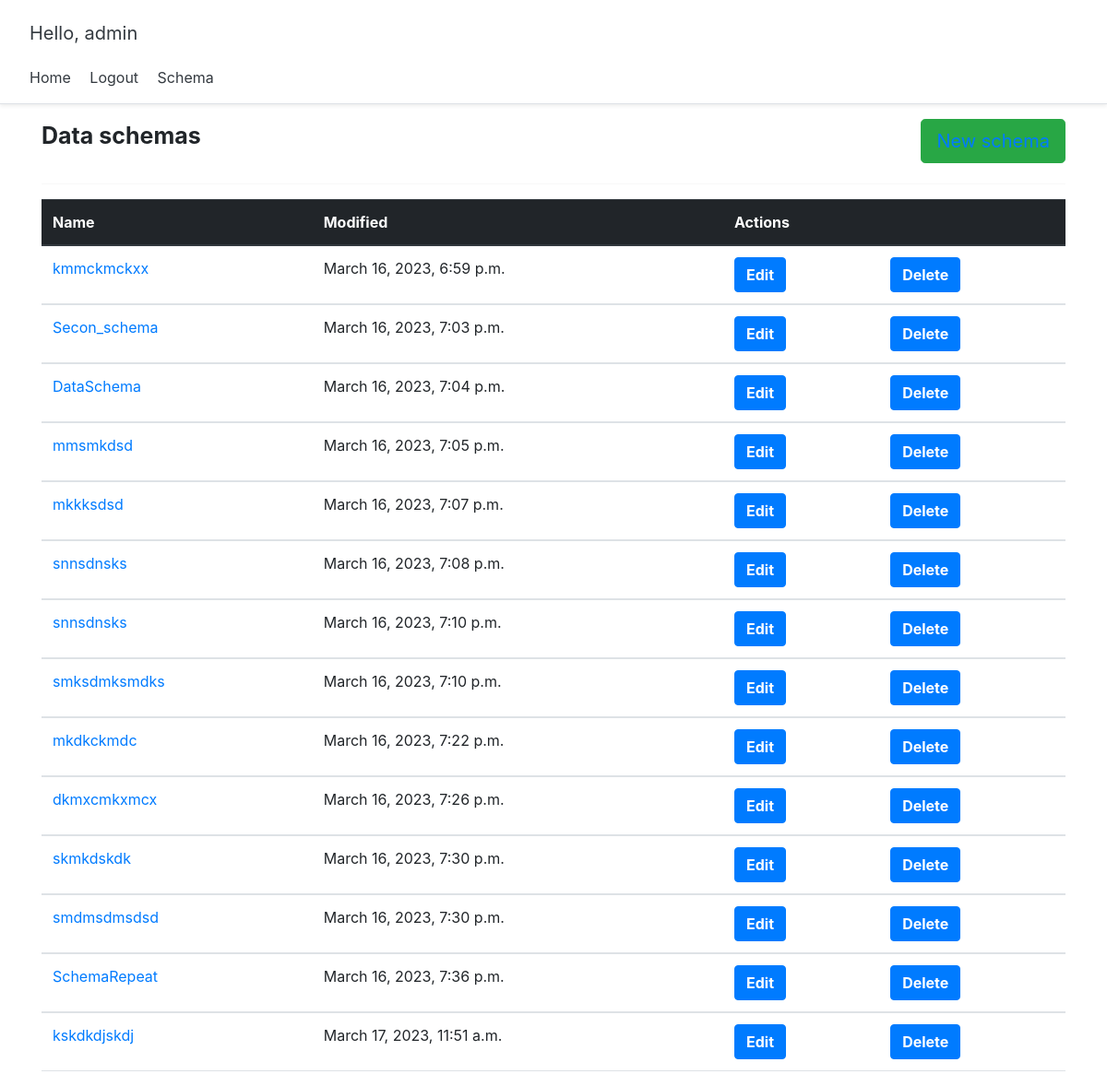
The page /schema/ (signed in) on the database its author committed.
### schema/models.py (models this page shows, shortened)
class Schema(models.Model):
    id = models.AutoField(primary_key=True)
    schema_name = models.CharField(max_length=50)
    column_separator = models.IntegerField(choices=COLUMN_SEPARATOR_CHOICES, default=1)
    string_character = models.IntegerField(choices=STRING_CHARACTER_CHOICES, default=1)
    created_at = models.DateTimeField(editable=False, auto_now=datetime.datetime.now())
    updated_at = models.DateTimeField(auto_now=datetime.datetime.now())
    status = models.BooleanField(default=False)
    user = models.ForeignKey(User, on_delete=models.CASCADE, related_name='schemas')

### schema/views.py (the view)
# urls.py: path('schema/', get_schema, name='schemas'),
def get_schema(request):
    context = {}
    schema = Schema.objects.filter(user=request.user).all()
    context['data'] = schema
    return render(request, 'schemas.html', context)

### schema/templates/schemas.html (shortened to what this page needs)
{% extends 'home.html' %}
{% block content %}
    <div class="container">
        <div class="d-flex flex-column">
            <link href="//maxcdn.bootstrapcdn.com/bootstrap/4.1.1/css/bootstrap.min.css" rel="stylesheet" id="bootstrap-css">
            <link rel="stylesheet" href="https://use.fontawesome.com/releases/v5.8.1/css/all.css">
            <div style="text-align: right">
                <p style="float: left; font-weight: bold; font-size: 25px">Data schemas</p>
                  <button style="float: right" type="submit"
                    class="btn btn-success btn-lg gradient-custom-4 text-body"><a href="{% url 'create_schema' %}">New schema</a>
                  </button>
            </div>
            <hr>
        <table class="table">
          <thead class="thead-dark">
            <tr>
              <th scope="col">Name</th>
              <th scope="col">Modified</th>
              <th scope="col">Actions</th>
                <th scope="col"></th>
            </tr>
          </thead>
            {% for schema in data %}
              <tbody>
                <tr>
                  <td><a href="#">{{schema.schema_name}}</a></td>
                  <td>{{schema.updated_at}}</td>
                  <td><a href="{% url 'edit_schema' schema.id %}" class="btn btn-primary a-btn-slide-text">
                           <span><strong>Edit</strong></span>
                      </a>
                  </td>
                  <td><a href="{% url 'delete_schema' schema.id %}" class="btn btn-primary a-btn-slide-text">
                           <span><strong>Delete</strong></span>
                  </a>
                  </td>
                </tr>
              </tbody>
            {% endfor %}
            </table>
        </div>
    </div>
{% endblock content%}

### templates/snippets/header.html (shortened to what this page needs)
<div class="d-flex flex-column flex-md-row align-items-center p-3 px-md-4 mb-3 bg-white border-bottom shadow-sm">
  <nav class="my-2 my-md-0 mr-md-3">
  	{% if request.user.is_authenticated %}
	  <h5 class="my-0 mr-md-auto font-weight-normal">
	  	<p class="p-2 text-dark">Hello, {{request.user.username}}</p>
	  </h5>
	  	<a class="p-2 text-dark" href="{% url 'home' %}">Home</a>
	    <a class="p-2 text-dark" href="{% url 'logout' %}">Logout</a>
        <a class="p-2 text-dark" href="{% url 'schemas' %}">Schema</a>
	{% else %}
		<a class="p-2 text-dark" href="{% url 'home' %}">Home</a>
	    <a class="p-2 text-dark" href="{% url 'login' %}">Login</a>
	{% endif %}
  </nav>
</div>

### templates/snippets/header.html (style rules this page uses)
@media (min-width: 768px) { html { font-size: 16px; } }

### rows shown on the page
Schema: schema_name "kmmckmckxx", updated_at "March 16, 2023, 6:59 p.m."
Schema: schema_name "Secon_schema", updated_at "March 16, 2023, 7:03 p.m."
Schema: schema_name "DataSchema", updated_at "March 16, 2023, 7:04 p.m."
Schema: schema_name "mmsmkdsd", updated_at "March 16, 2023, 7:05 p.m."
Schema: schema_name "mkkksdsd", updated_at "March 16, 2023, 7:07 p.m."
Schema: schema_name "snnsdnsks", updated_at "March 16, 2023, 7:08 p.m."
Schema: schema_name "snnsdnsks", updated_at "March 16, 2023, 7:10 p.m."
Schema: schema_name "smksdmksmdks", updated_at "March 16, 2023, 7:10 p.m."
Schema: schema_name "mkdkckmdc", updated_at "March 16, 2023, 7:22 p.m."
Schema: schema_name "dkmxcmkxmcx", updated_at "March 16, 2023, 7:26 p.m."
Schema: schema_name "skmkdskdk", updated_at "March 16, 2023, 7:30 p.m."
Schema: schema_name "smdmsdmsdsd", updated_at "March 16, 2023, 7:30 p.m."
Schema: schema_name "SchemaRepeat", updated_at "March 16, 2023, 7:36 p.m."
Schema: schema_name "kskdkdjskdj", updated_at "March 17, 2023, 11:51 a.m."

### other values the page prints
{{ request.user.username }} "admin"
